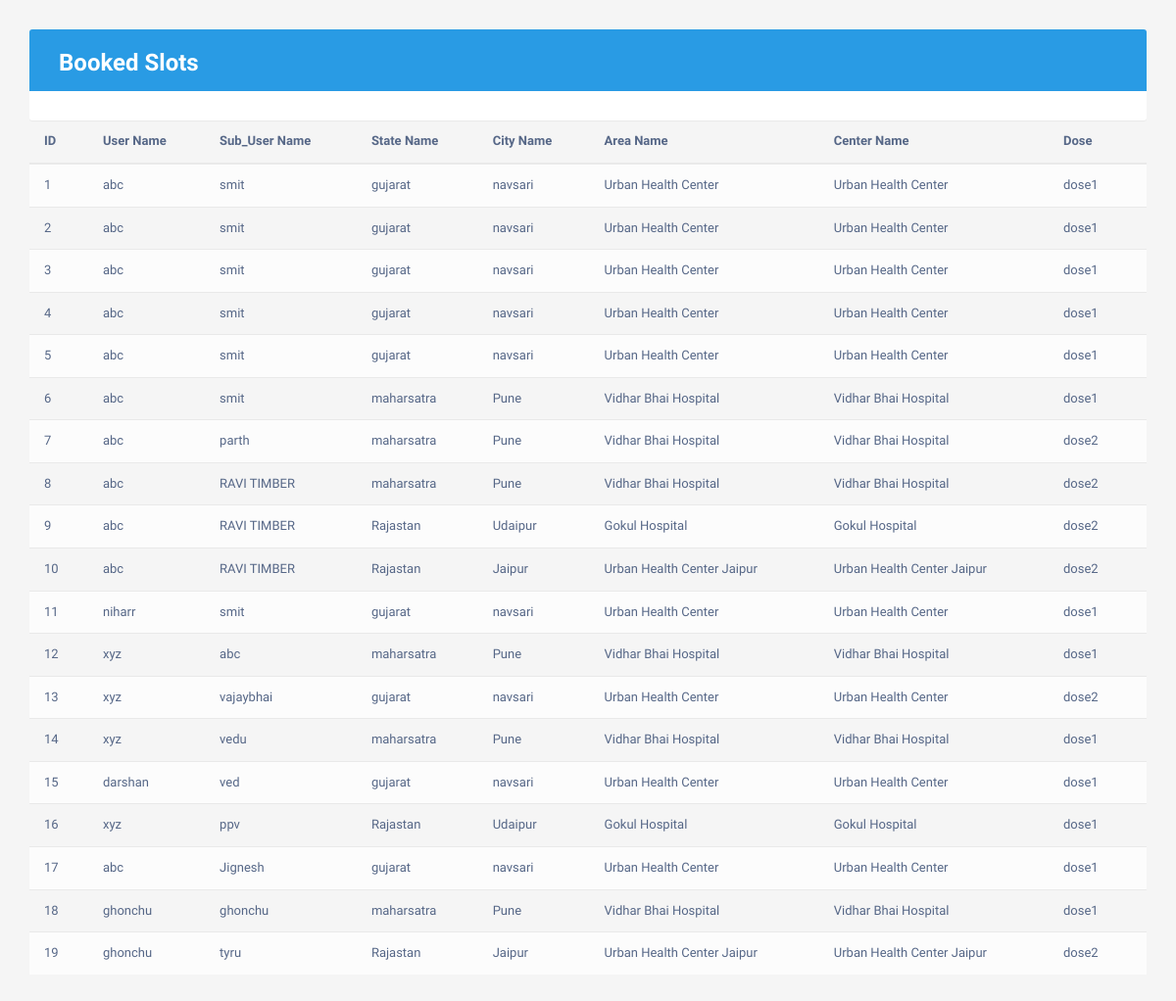
Screenshot of /Adminlogin/bookslot.php with the database file from the repository.
### tables this page shows
CREATE TABLE `slot_booked` (
  `ID` int(11) NOT NULL,
  `User_ID` int(11) NOT NULL,
  `SubUser_ID` int(11) NOT NULL,
  `City_ID` int(11) NOT NULL,
  `State_ID` int(11) NOT NULL,
  `Area_ID` varchar(255) NOT NULL,
  `Centre_Name` varchar(255) NOT NULL,
  `Dose` varchar(255) NOT NULL,
  `Vaccine_Name` varchar(255) NOT NULL
);

CREATE TABLE `user` (
  `id` int(11) NOT NULL,
  `name` varchar(250) NOT NULL,
  `email` varchar(250) NOT NULL,
  `password` varchar(250) NOT NULL,
  `state` int(11) NOT NULL,
  `city` int(11) NOT NULL,
  `role` int(11) NOT NULL COMMENT '1=>User,2=>Admin'
);

CREATE TABLE `sub_user` (
  `User_ID` varchar(255) NOT NULL,
  `SubUser_ID` int(11) NOT NULL,
  `Status` char(255) NOT NULL,
  `Dose` varchar(255) NOT NULL,
  `Name` varchar(30) NOT NULL,
  `Gender` varchar(255) NOT NULL,
  `ID_Proof` varchar(255) NOT NULL,
  `Vaccine_Name` varchar(255) NOT NULL,
  `ID_Number` varchar(255) NOT NULL,
  `date` varchar(255) NOT NULL
);

CREATE TABLE `state` (
  `State_ID` int(11) NOT NULL,
  `State_Name` varchar(250) NOT NULL
);

CREATE TABLE `city` (
  `City_ID` int(11) NOT NULL,
  `City_Name` varchar(255) NOT NULL,
  `State_ID` int(11) NOT NULL
);

CREATE TABLE `vaccination_centre` (
  `ID` int(11) NOT NULL,
  `Centre_Name` varchar(255) NOT NULL,
  `Area_ID` int(255) NOT NULL
);

### Adminlogin/bookslot.php (the view, shortened to what this page needs)
<!DOCTYPE html>
<?php
include ("connect.php");
$query = "SELECT * FROM `slot_booked`";
  $res= $con->query($query);
?>
<html>
<head>
<link rel="stylesheet" href="https://maxcdn.bootstrapcdn.com/font-awesome/4.7.0/css/font-awesome.min.css">
<link rel="stylesheet" href="https://maxcdn.bootstrapcdn.com/bootstrap/3.3.7/css/bootstrap.min.css">
</head>
<body>
<div class="container">
    <div class="table-responsive">
        <div class="table-wrapper">
            <div class="table-title">
                <div class="row">
                    <div class="col-xs-5">
                        <h2> <b>Booked Slots</b></h2>
						</div>
                    </div>
                </div>
            </div>
            <table class="table table-striped table-hover">
                <thead>
                    <tr>
                        <th>ID</th>
                        <th>User Name</th>
                        <th>Sub_User Name</th>
                        <th>State Name</th>
						<th>City Name</th>
						<th>Area Name</th>
						<th>Center Name</th>
						<th>Dose</th>
                    </tr>
                </thead>
                <body>
                <?php
 $i = 1;
           while ($row=$res->fetch_object())
  {
	    $user0 = "select * from sub_user where `SubUser_ID` = $row->SubUser_ID";
	    $res0= $con->query($user0);
		$row0=$res0->fetch_object();
	   $user1 = "select * from user where `id` = $row->User_ID";
	    $res1= $con->query($user1);
		$row1=$res1->fetch_object();
		$user2 = "select * from state where `State_ID` = $row->State_ID";
	    $res2= $con->query($user2);
		$row2=$res2->fetch_object();
		 $user3 = "select * from city where `City_ID`= $row->City_ID";
	    $res3= $con->query($user3);
		$row3=$res3->fetch_object();
		$user4 = "select * from vaccination_centre where `Area_ID` = $row->Area_ID";
	    $res4= $con->query($user4);
		$row4=$res4->fetch_object();
		$user5 = "select * from vaccination_centre where `Area_ID` = $row->Area_ID";
	    $res5= $con->query($user5);
		$row5=$res5->fetch_object();
    ?>
                    <tr>
                        <td><?php echo $i++ ?></td>
                        <td><?php echo $row1->name;?></td>
						 <td><?php echo $row0->Name;?></td>
						 <td><?php echo $row2->State_Name;?></td>
						  <td><?php echo $row3->City_Name;?></td>
						   <td><?php echo $row4->Centre_Name;?></td>
						    <td><?php echo $row5->Centre_Name;?></td>
							 <td><?php echo $row->Dose;?></td>
                   </tr>
                <?php } ?>
            </table>
        </div>
    </div>
</body>
</html>

### Adminlogin/bookslot.php (style rules this page uses)
body { color: #566787; background: #f5f5f5; font-family: 'Varela Round', sans-serif; font-size: 13px; }
.table-responsive { margin: 30px 0; }
.table-wrapper { min-width: 1000px; background: #fff; padding: 20px 25px; border-radius: 3px; box-shadow: 0 1px 1px rgba(0,0,0,.05); }
.table-title { padding-bottom: 15px; background: #299be4; color: #fff; padding: 16px 30px; margin: -20px -25px 10px; border-radius: 3px 3px 0 0; }
.table-title h2 { margin: 5px 0 0; font-size: 24px; }
table.table tr th, table.table tr td { border-color: #e9e9e9; padding: 12px 15px; vertical-align: middle; }
table.table tr th:first-child { width: 60px; }
table.table tr th:last-child { width: 100px; }
table.table-striped tbody tr:nth-of-type(odd) { background-color: #fcfcfc; }

### rows the page displays
slot_booked: User_ID.name "abc", SubUser_ID.Name "smit", State_ID.State_Name "gujarat", City_ID.City_Name "navsari", vaccination_centre.Centre_Name "Urban Health Center", Dose "dose1"
slot_booked: User_ID.name "abc", SubUser_ID.Name "smit", State_ID.State_Name "gujarat", City_ID.City_Name "navsari", vaccination_centre.Centre_Name "Urban Health Center", Dose "dose1"
slot_booked: User_ID.name "abc", SubUser_ID.Name "smit", State_ID.State_Name "gujarat", City_ID.City_Name "navsari", vaccination_centre.Centre_Name "Urban Health Center", Dose "dose1"
slot_booked: User_ID.name "abc", SubUser_ID.Name "smit", State_ID.State_Name "gujarat", City_ID.City_Name "navsari", vaccination_centre.Centre_Name "Urban Health Center", Dose "dose1"
slot_booked: User_ID.name "abc", SubUser_ID.Name "smit", State_ID.State_Name "gujarat", City_ID.City_Name "navsari", vaccination_centre.Centre_Name "Urban Health Center", Dose "dose1"
slot_booked: User_ID.name "abc", SubUser_ID.Name "smit", State_ID.State_Name "maharsatra", City_ID.City_Name "Pune", vaccination_centre.Centre_Name "Vidhar Bhai Hospital", Dose "dose1"
slot_booked: User_ID.name "abc", SubUser_ID.Name "parth", State_ID.State_Name "maharsatra", City_ID.City_Name "Pune", vaccination_centre.Centre_Name "Vidhar Bhai Hospital", Dose "dose2"
slot_booked: User_ID.name "abc", SubUser_ID.Name "RAVI TIMBER", State_ID.State_Name "maharsatra", City_ID.City_Name "Pune", vaccination_centre.Centre_Name "Vidhar Bhai Hospital", Dose "dose2"
slot_booked: User_ID.name "abc", SubUser_ID.Name "RAVI TIMBER", State_ID.State_Name "Rajastan", City_ID.City_Name "Udaipur", vaccination_centre.Centre_Name "Gokul Hospital", Dose "dose2"
slot_booked: User_ID.name "abc", SubUser_ID.Name "RAVI TIMBER", State_ID.State_Name "Rajastan", City_ID.City_Name "Jaipur", vaccination_centre.Centre_Name "Urban Health Center Jaipur", Dose "dose2"
slot_booked: User_ID.name "niharr", SubUser_ID.Name "smit", State_ID.State_Name "gujarat", City_ID.City_Name "navsari", vaccination_centre.Centre_Name "Urban Health Center", Dose "dose1"
slot_booked: User_ID.name "xyz", SubUser_ID.Name "abc", State_ID.State_Name "maharsatra", City_ID.City_Name "Pune", vaccination_centre.Centre_Name "Vidhar Bhai Hospital", Dose "dose1"
slot_booked: User_ID.name "xyz", SubUser_ID.Name "vajaybhai", State_ID.State_Name "gujarat", City_ID.City_Name "navsari", vaccination_centre.Centre_Name "Urban Health Center", Dose "dose2"
slot_booked: User_ID.name "xyz", SubUser_ID.Name "vedu", State_ID.State_Name "maharsatra", City_ID.City_Name "Pune", vaccination_centre.Centre_Name "Vidhar Bhai Hospital", Dose "dose1"
slot_booked: User_ID.name "darshan", SubUser_ID.Name "ved", State_ID.State_Name "gujarat", City_ID.City_Name "navsari", vaccination_centre.Centre_Name "Urban Health Center", Dose "dose1"
slot_booked: User_ID.name "xyz", SubUser_ID.Name "ppv", State_ID.State_Name "Rajastan", City_ID.City_Name "Udaipur", vaccination_centre.Centre_Name "Gokul Hospital", Dose "dose1"
slot_booked: User_ID.name "abc", SubUser_ID.Name "Jignesh", State_ID.State_Name "gujarat", City_ID.City_Name "navsari", vaccination_centre.Centre_Name "Urban Health Center", Dose "dose1"
slot_booked: User_ID.name "ghonchu", SubUser_ID.Name "ghonchu", State_ID.State_Name "maharsatra", City_ID.City_Name "Pune", vaccination_centre.Centre_Name "Vidhar Bhai Hospital", Dose "dose1"
slot_booked: User_ID.name "ghonchu", SubUser_ID.Name "tyru", State_ID.State_Name "Rajastan", City_ID.City_Name "Jaipur", vaccination_centre.Centre_Name "Urban Health Center Jaipur", Dose "dose2"
